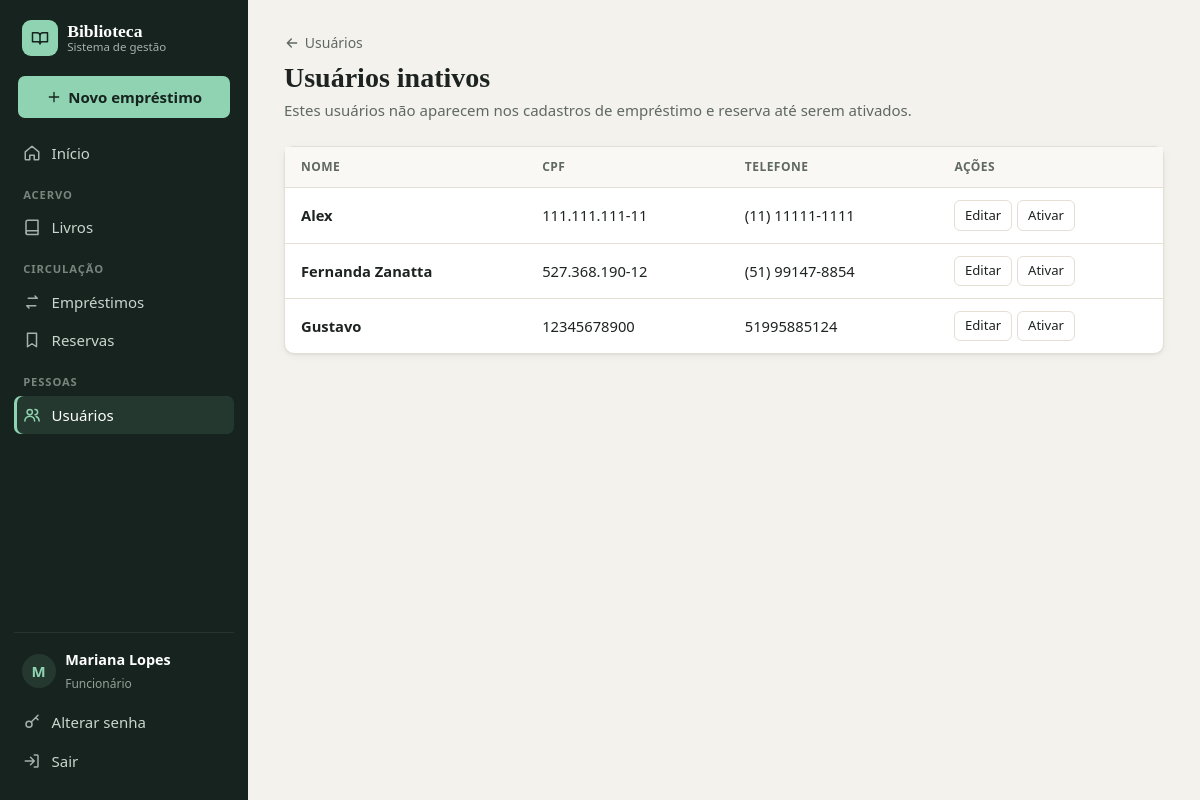
The app's page /usuarios_inativos/ (signed in) with its own data.
### meu_app/models.py (models this page shows, shortened)
class Usuario(models.Model):
    nome = models.CharField(max_length=150)
    cpf = models.CharField(max_length=14, unique=True)
    telefone = models.CharField(max_length=20)
    endereco = models.CharField(max_length=250)
    ativo = models.BooleanField(default=True)
    bloqueado = models.BooleanField(default=False)
    data_cadastro = models.DateTimeField(auto_now_add=True)

### meu_app/views.py (the view)
# urls.py: path('usuarios_inativos/', views.usuarios_inativos, name='usuarios_inativos'),
@login_required
def usuarios_inativos(request):
    usuarios = Usuario.objects.filter(ativo=False).order_by(Lower('nome'))
    dados = {
        'usuarios': usuarios
    }
    return render(request, 'usuarios_inativos.html', dados)

### meu_app/templates/usuarios_inativos.html (shortened to what this page needs)
{% extends 'base.html' %}
{% block conteudo %}
<div class="cabecalho-pagina">
    <div>
        <a class="link-voltar" href="{% url 'listar_usuarios' %}">{% include '_icone.html' with nome='voltar' tamanho=16 %} Usuários</a>
        <h1>Usuários inativos</h1>
        <p>Estes usuários não aparecem nos cadastros de empréstimo e reserva até serem ativados.</p>
    </div>
</div>
<div class="painel">
    <div class="tabela-rolagem">
        <table class="tabela tabela-responsiva">
            <thead>
                <tr>
                    <th>Nome</th>
                    <th>CPF</th>
                    <th>Telefone</th>
                    <th>Ações</th>
                </tr>
            </thead>
            <tbody>
                {% for usuario in usuarios %}
                <tr>
                    <td class="titulo-celular forte">{{ usuario.nome }}</td>
                    <td data-label="CPF">{{ usuario.cpf }}</td>
                    <td data-label="Telefone">{{ usuario.telefone }}</td>
                    <td class="td-acoes">
                        <div class="grupo-acoes">
                            <a class="botao-acao" href="{% url 'editar_usuario' usuario.id %}">Editar</a>
                            <form method="post" action="{% url 'ativar_usuario' usuario.id %}" class="form-acao" onsubmit="return confirm('Ativar este usuário?')">{% csrf_token %}<button type="submit" class="botao-acao positivo">Ativar</button></form>
                        </div>
                    </td>
                </tr>
                {% empty %}
                <tr><td colspan="4" class="vazio">Nenhum usuário inativo.</td></tr>
                {% endfor %}
            </tbody>
        </table>
    </div>
</div>
{% endblock %}

### meu_app/templates/_menu.html (shortened to what this page needs)
{% if user.is_authenticated %}
{% with rota=request.resolver_match.url_name %}
<aside class="barra-lateral nao-imprimir">
    <a class="marca" href="{% url 'index' %}">
        <span class="marca-icone">{% include '_icone.html' with nome='logo' %}</span>
        <span class="marca-nome">Biblioteca <small>Sistema de gestão</small></span>
    </a>
    <a class="lateral-cta" href="{% url 'cadastrar_emprestimo' %}">
        {% include '_icone.html' with nome='mais' tamanho=16 %} Novo empréstimo
    </a>
    <nav>
        <div class="menu-grupo">
            <a class="menu-link {% if rota == 'index' %}ativo{% endif %}" href="{% url 'index' %}">
                {% include '_icone.html' with nome='inicio' %} Início
            </a>
        </div>
        <div class="menu-grupo">
            <span class="menu-grupo-titulo">Acervo</span>
            <a class="menu-link {% if 'livro' in rota %}ativo{% endif %}" href="{% url 'listar_livros' %}">
                {% include '_icone.html' with nome='livro' %} Livros
            </a>
        </div>
        <div class="menu-grupo">
            <span class="menu-grupo-titulo">Circulação</span>
            <a class="menu-link {% if 'emprestimo' in rota or rota == 'registrar_ocorrencia' %}ativo{% endif %}" href="{% url 'listar_emprestimos' %}">
                {% include '_icone.html' with nome='emprestimo' %} Empréstimos
            </a>
            <a class="menu-link {% if 'reserva' in rota %}ativo{% endif %}" href="{% url 'listar_reservas' %}">
                {% include '_icone.html' with nome='reserva' %} Reservas
            </a>
        </div>
        <div class="menu-grupo">
            <span class="menu-grupo-titulo">Pessoas</span>
            <a class="menu-link {% if 'usuario' in rota %}ativo{% endif %}" href="{% url 'listar_usuarios' %}">
                {% include '_icone.html' with nome='usuarios' %} Usuários
            </a>
        </div>
    </nav>
    <div class="menu-usuario">
        <div class="usuario-info">
            <span class="avatar">{{ user.first_name|default:user.username|first }}</span>
            <div>
                <strong>{{ user.get_full_name|default:user.username }}</strong>
                <small>{% if user.is_superuser %}Administrador{% else %}Funcionário{% endif %}</small>
            </div>
        </div>
        <a class="menu-link {% if rota == 'alterar_senha' %}ativo{% endif %}" href="{% url 'alterar_senha' %}">
            {% include '_icone.html' with nome='senha' %} Alterar senha
        </a>
        <form method="post" action="{% url 'logout' %}">
            <button type="submit" class="menu-link menu-link-botao">
                {% include '_icone.html' with nome='sair' %} Sair
            </button>
        </form>
    </div>
</aside>
{% endwith %}
{% endif %}

### records on screen
Usuario: nome "Alex", cpf "111.111.111-11", telefone "(11) 11111-1111"
Usuario: nome "Fernanda Zanatta", cpf "527.368.190-12", telefone "(51) 99147-8854"
Usuario: nome "Gustavo", cpf "12345678900", telefone "51995885124"

### other values on screen
{{ user.first_name|default:user.username|first }} "M"
{{ user.get_full_name|default:user.username }} "Mariana Lopes"
